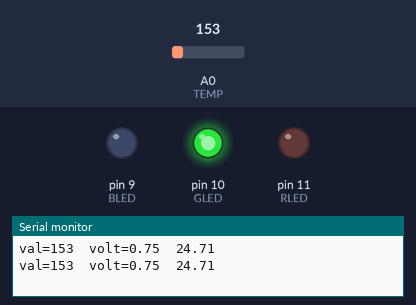
Bench run of a sketch on a simulated Arduino Uno, built with avr-gcc and run on an emulated ATmega328P. Shown: output pins drawn as LEDs (lit = HIGH), the last lines printed to the serial monitor. The inputs (shaded band) are chosen by the test bench; at power-on: A0 (TEMP) = 153.

Above: at 1.8 s.
1.9 s: A0 (TEMP) set to 143
3.4 s: A0 (TEMP) set to 124
At 4.3 s:
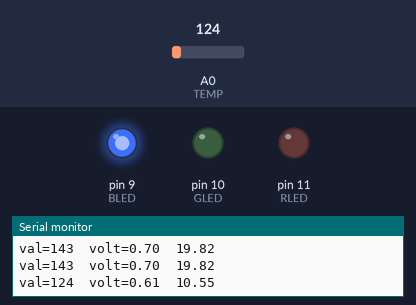
5.5 s: A0 (TEMP) set to 165
At 7.1 s:
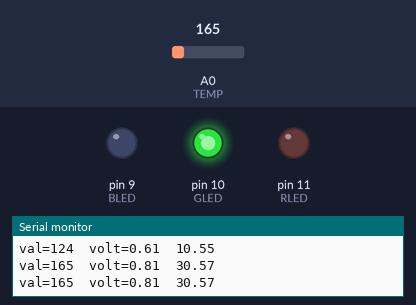
7.5 s: A0 (TEMP) set to 133
At 8.7 s:
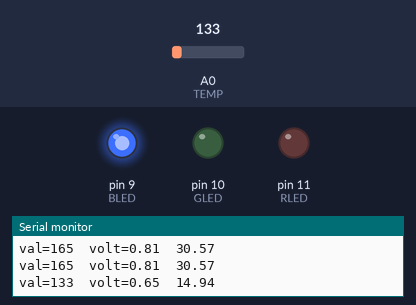
Timing chart, 0 to 10.5 s (numbered marks = the images above; inputs shaded):
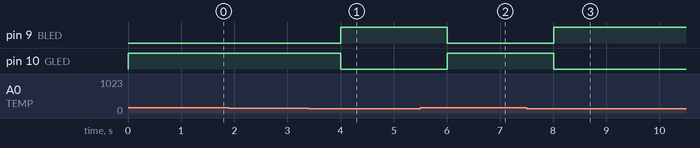

Measured:
- the behaviour switches between 135 and 134 on A0 (TEMP) (found by bisection; images 0 and 1)
- after the input at 3.4 s, pin 9 (BLED): LOW → HIGH after 0.61 s; pin 10 (GLED): HIGH → LOW after 0.61 s
- after the input at 5.5 s, pin 9 (BLED): HIGH → LOW after 0.51 s; pin 10 (GLED): LOW → HIGH after 0.51 s
- after the input at 7.5 s, pin 9 (BLED): LOW → HIGH after 0.51 s; pin 10 (GLED): HIGH → LOW after 0.51 s

The sketch:

Temperature.ino
```cpp
// 온도 경보 장치 프로그램
const int BLED = 9;   // 9번 핀을 사용하는 파란색 BLED상수 정의
const int GLED = 10;  // 10번 핀을 사용하는 초록색 GLED상수 정의
const int RLED = 11;  // 11번 핀을 사용하는 빨간색 RLED상수 정의
const int TEMP = 0;   // 아날로그 입력 0번 핀을 사용하는 온도 센서 TEMP 상수 정의

const int LOWER_BOUND = 135;  // 온도 하한값(16도)을 정의한 LOWER_BOUND 상수 정의
const int UPPER_BOUND = 250;  // 온도 상한값(26도)을 정의한 UPPER_BOUND 상수 정의

int val = 0;  // 온도 센서의 현재값을 저장하는 val 변수 선언

void setup() {
  pinMode(BLED, OUTPUT);  //BLED를 출력으로 지정
  pinMode(GLED, OUTPUT);  //GLED를 출력으로 지정
  pinMode(RLED, OUTPUT);  //RLED를 출력으로 지정
  Serial.begin(9600);
}

void loop() {
  val = analogRead(TEMP);
  float volt = val * 5.0 / 1024.0;
  float a = ( volt *1000 - 500 ) / 10;

  if (val < LOWER_BOUND) {
    digitalWrite(RLED, LOW);
    digitalWrite(GLED, LOW);
    digitalWrite(BLED, HIGH);  // 파란색 on
  }
  else if (val > UPPER_BOUND) {
    digitalWrite(RLED, HIGH);  // 빨간색 on
    digitalWrite(GLED, LOW);
    digitalWrite(BLED, LOW);
  }
  else {
    digitalWrite(RLED, LOW);
    digitalWrite(GLED, HIGH);  // 녹색 on
    digitalWrite(BLED, LOW);
  }

  Serial.print("val=");
  Serial.print(val);
  Serial.print("\tvolt=");
  Serial.print(volt);
 Serial.print("\t");
  Serial.print(a);
  Serial.print("\n");
  delay(1000);


}
```
